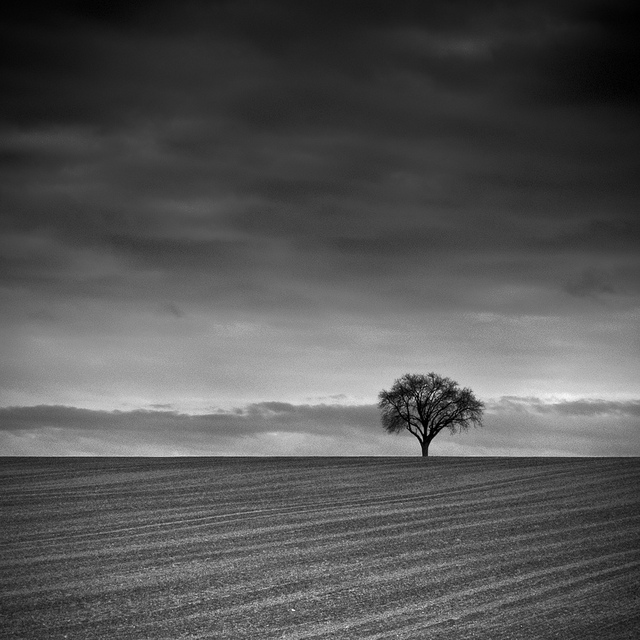
#> input picture Exercise 3 - Interpolation/tree.jpg, 640 x 640 px
$ python ex2_spline_order_solution.py   (Python 2 division)
#> lines starting #> are read from the running program, lines starting #| are printed output that depends on the picture
"""
09.11.2016
Image Processing Physics TU Muenchen
Julia Herzen, Peter B. Noel, Kaye Morgan, (Lorenz Hehn)

ex2_spline_order.py

Using numpy, matplotlib and scipy

The goal of this exercise is to get an idea of the frequency performance of
different interpolation algorithms. For simplicity, we will use the
scipy.ndimage.rotate function to rotate an image multiple times. The
function uses a special case of affine transform, where the re-gridding and
interpolation step is performed automatically.
The image should be rotated multiple times over 360 degrees. At each
rotation step an interpolation is necessary, and the cumulative effect of these
interpolations deteriorates the final result.

You need to replace the ??? in the code with the required commands
"""

import numpy as np
import matplotlib.pyplot as plt
import scipy.ndimage as nd

# read an image using our matplotlib tools

img = plt.imread('tree.jpg') / 255.
#> img: shape (640, 640, 3) float64; min 0, max 1, mean 0.333
img = np.mean(img, axis=2)
#> img: shape (640, 640) float64
sh = np.shape(img)
#> sh = (640, 640)

# Define a full rotation, split into N seperate rotations

step = 1
Nsteps = 20
angle = 360 / Nsteps

# Crop the image to speed up the program
# eg 300x300 pixels with the tree in the centre

img_cropped = img[300:600, 300:600]
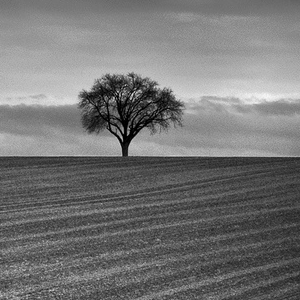
#> img_cropped: shape (300, 300) float64; min 0, max 0.969, mean 0.458

# In all cases start with the cropped image

img_order0 = img_cropped
img_order1 = img_cropped
img_order2 = img_cropped
img_order3 = img_cropped
img_order5 = img_cropped

# Creates a figure instance that will be updated in the loop. Change therefore
# the Graphics backend of the Ipython console in the preferences of Spyder from
# inline to automatic. For those who use ipython directly in the console, use
# the matplotlib command plt.ion() before plotting the figure or start ipython
# with an additional flag "python --pylab" for interactive plotting.

plt.figure(1)

while step <= Nsteps:

    # If you are using python 3, add parentheses around the arguments

    print 'rotation No ' + str(step) + ' angle ' + str(step * angle)

    # Use ndi.rotate to rotate the image. Interpolation is done using splines
    # of certain order which can be passed as a variable. Please use order
    # 0 (nearest neighbor), 1 (bilinear), 2 (biquadratic), 3 (bicubic), and 5
    # also use the option reshape=False

    img_order0 = nd.rotate(img_order0, angle, order=0, reshape=False)
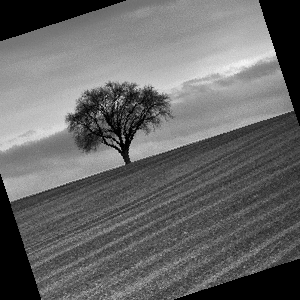
#> img_order0: shape (300, 300) float64; min 0, max 0.969, mean 0.407
    img_order1 = nd.rotate(img_order1, angle, order=1, reshape=False)
    img_order2 = nd.rotate(img_order2, angle, order=2, reshape=False)
    img_order3 = nd.rotate(img_order3, angle, order=3, reshape=False)
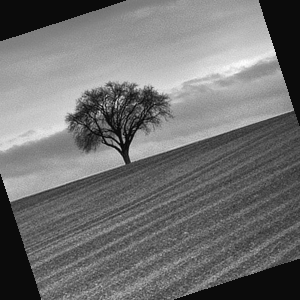
#> img_order3: shape (300, 300) float64; min -0.0447, max 0.968, mean 0.406; drawn with min black and max white
    img_order5 = nd.rotate(img_order5, angle, order=5, reshape=False)

    # Plot the resulting images at the current step

    plt.subplot(2, 3, 1)
    plt.imshow(img_order0, cmap='gray', interpolation='none')
    plt.title('nearest neighbour')
    plt.subplot(2, 3, 2)
    plt.imshow(img_order1, cmap='gray', interpolation='none')
    plt.title('bilinear')
    plt.subplot(2, 3, 3)
    plt.imshow(img_order2, cmap='gray', interpolation='none')
    plt.title('biquadratic')
    plt.subplot(2, 3, 4)
    plt.imshow(img_order3, cmap='gray', interpolation='none')
    plt.title('bicubic')
    plt.subplot(2, 3, 5)
    plt.imshow(img_order5, cmap='gray', interpolation='none')
    plt.title('5th order')

    # You can use the function plt.pause to update your figure
    # During the calculation

    plt.pause(.1)
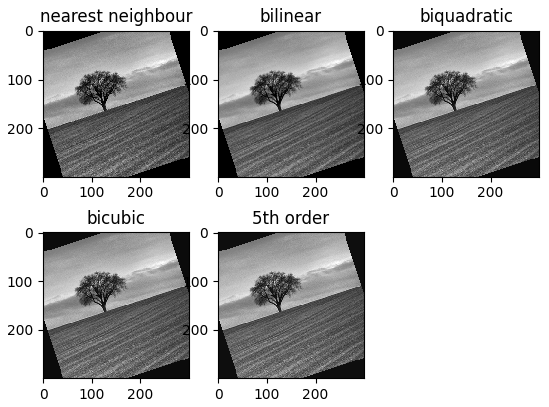
#> figure drawn by matplotlib, 5 panels

    # Increment the counter

    step += 1

# Plot final results

plt.subplot(2, 3, 6)
plt.imshow(img_cropped, cmap='gray', interpolation='none')
plt.title('original')
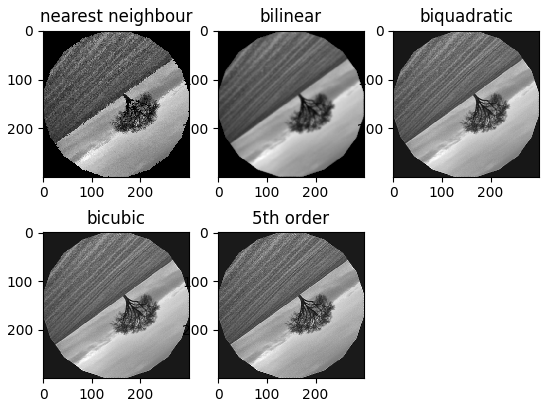
#> figure drawn by matplotlib, 5 panels
